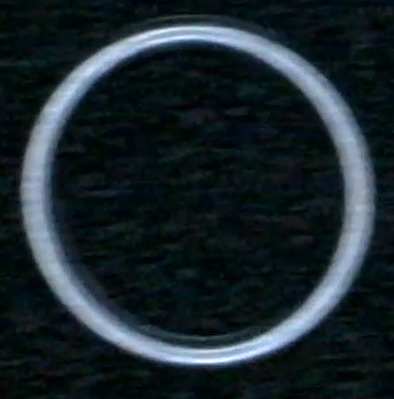
#> input picture anillo.jpeg, 394 x 399 px
$ python -i piece_classifier.py   (imports and definitions only)
#> lines starting #> are read from the running program, lines starting #| are printed output that depends on the picture
### binarization.py
import cv2
import numpy as np


KERNEL = np.ones((5, 5), np.uint8)
KERNEL_CLOSE = np.ones((10, 10), np.uint8)
MIN_AREA_THRESHOLD = 500
THRESHOLD_VALUE = 150  # The value used in cv2.threshold

Frame = np.ndarray
Contour = np.ndarray


# [20 lines left out: functions binarize, get_contours, not called in this run]


def get_external(
    frame: Frame,
) -> tuple[Contour, int]:  # Si no encuentra contornos devuelve None, 0
    contours, _ = cv2.findContours(frame, cv2.RETR_EXTERNAL, cv2.CHAIN_APPROX_SIMPLE)
    valid_contours = [
        cnt for cnt in contours if cv2.contourArea(cnt) >= MIN_AREA_THRESHOLD
    ]

    if not valid_contours:
        # Retorna un contorno vacío válido para evitar errores en OpenCV
        return (np.zeros((0, 1, 2), dtype=np.int32), 0)

    # Ordenar por área y devolver el más grande
    largest = max(valid_contours, key=cv2.contourArea)
    return (largest, len(valid_contours))

### piece_classifier.py
import cv2
import time
import numpy as np
import csv
import os
import glob

from camera import RunCamera
import binarization as bn
import features

from typing import Dict, Tuple
from collections import OrderedDict
import pandas as pd

EDGE_PADDING = 600


# [155 lines left out: functions save_features_to_csv, save_from_type, save_to_csv, not called in this run]


def get_piece(frame: np.ndarray) -> np.ndarray:
    ext_contour, _ = bn.get_external(frame)
    rot_rect = cv2.minAreaRect(ext_contour)

    center, size, angle = rot_rect
    w, h = size

    if w < h:
        # If the width is smaller than the height, swap them and adjust the angle.
        w, h = h, w
        angle += 90.0

    piece_center = center
    rot_mat = cv2.getRotationMatrix2D(piece_center, angle, 1.0)
    result_rotated = cv2.warpAffine(
        frame, rot_mat, frame.shape[1::-1], flags=cv2.INTER_LINEAR
    )
    cnt_rotated, _ = bn.get_external(result_rotated)
    x, y, w, h = cv2.boundingRect(cnt_rotated)
    piece = result_rotated[y : y + h, x : x + w]
    return piece


class Classifier(RunCamera):
    # [134 lines left out: functions __init__, separate_frame, read_current, read_piece, classify_piece, process_videos and 1 more, not called in this run]


# [2 lines not run here, left out]

>>> import cv2
>>> picture = cv2.imread('anillo.jpeg', cv2.IMREAD_GRAYSCALE)
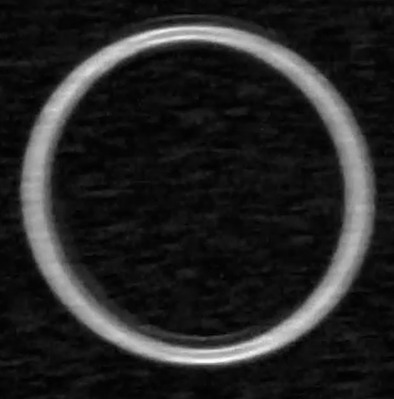
#> picture: shape (399, 394); min 0, max 253, mean 36.5
>>> result = get_piece(picture)
#> in get_external, `contours, _ = cv2.findContours(frame, cv2.RETR_EXTERNAL, cv2.CHAIN_APP..`: contours = 1 item
#> in get_external, `largest = max(valid_contours, key=cv2.contourArea)`: largest = [[0, 0], [0, 398], [393, 398], [393, 358], [392, 357], [393, 356], [393, 0]]
#> in get_piece, `ext_contour, _ = bn.get_external(frame)`: ext_contour has the same summary as largest in get_external
#> in get_piece, `rot_rect = cv2.minAreaRect(ext_contour)`: rot_rect = ((196.5, 199), (398, 393), -90)
#> in get_piece, `center, size, angle = rot_rect`: center = (196.5, 199); size = (398, 393); angle = -90
#> in get_piece, `w, h = size`: w = 398; h = 393
#> in get_piece, `piece_center = center`: piece_center = (196.5, 199)
#> in get_piece, `rot_mat = cv2.getRotationMatrix2D(piece_center, angle, 1.0)`: rot_mat = [[6.12e-17, -1, 395.5], [1, 6.12e-17, 2.5]]
#> in get_piece, `result_rotated = cv2.warpAffine( frame, rot_mat, frame.shape[1::-1], f..`:
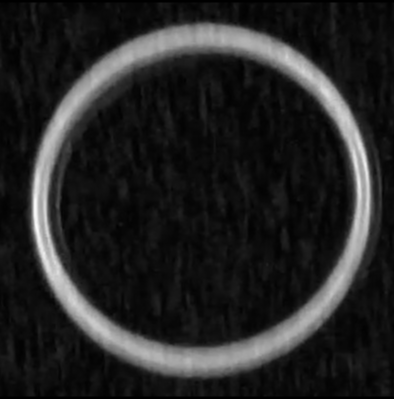
#> result_rotated: shape (399, 394); min 0, max 250, mean 36.5
#> in get_piece, `cnt_rotated, _ = bn.get_external(result_rotated)`: cnt_rotated = [[0, 2], [0, 396], [393, 396], [393, 2]]
#> in get_piece, `x, y, w, h = cv2.boundingRect(cnt_rotated)`: x = 0; y = 2; w = 394; h = 395

$ run again, on tensor.jpeg
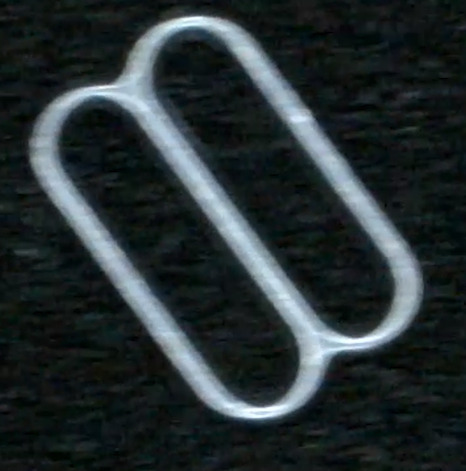
#> input picture tensor.jpeg, 466 x 471 px
#> contours = [[[0, 0], [0, 470], [465, 470], [465, 0]]]
#> largest = [[0, 0], [0, 470], [465, 470], [465, 0]]
#> rot_rect = ((232.5, 235), (470, 465), -90)
#> center = (232.5, 235); size = (470, 465); angle = -90
#> in get_piece, `w, h = size`: w = 470; h = 465
#> piece_center = (232.5, 235)
#> rot_mat = [[6.12e-17, -1, 467.5], [1, 6.12e-17, 2.5]]
#> in get_piece, `result_rotated = cv2.warpAffine( frame, rot_mat, frame.shape[1::-1], f..`:
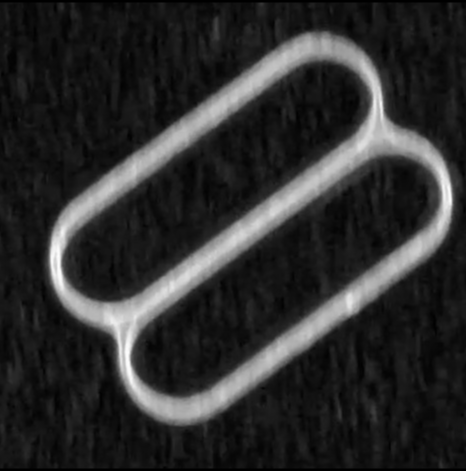
#> result_rotated: shape (471, 466); min 0, max 253, mean 44.8
#> cnt_rotated = [[0, 2], [0, 468], [465, 468], [465, 2]]
#> in get_piece, `x, y, w, h = cv2.boundingRect(cnt_rotated)`: x = 0; y = 2; w = 466; h = 467
